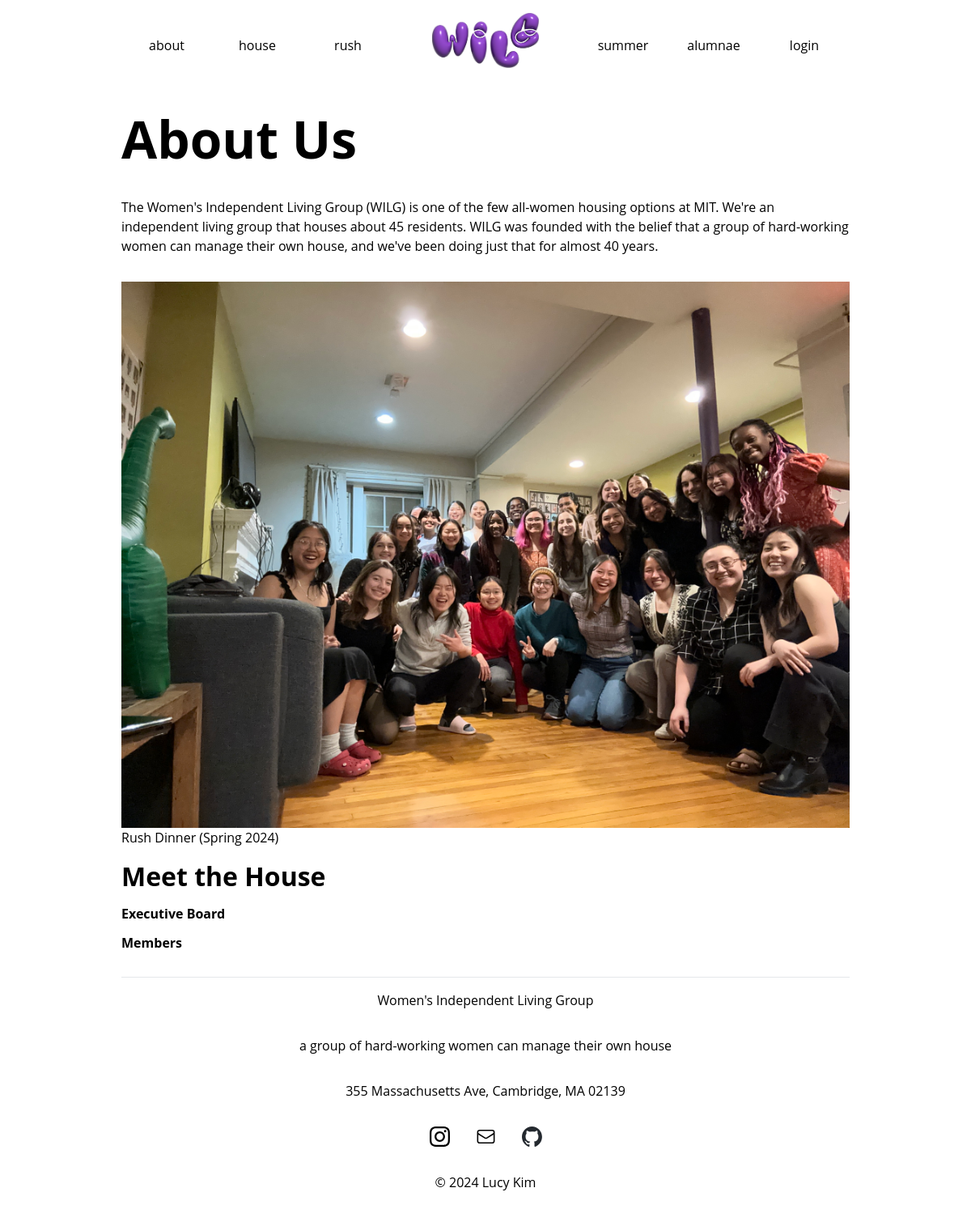
Page /about/ on the earlier database version.
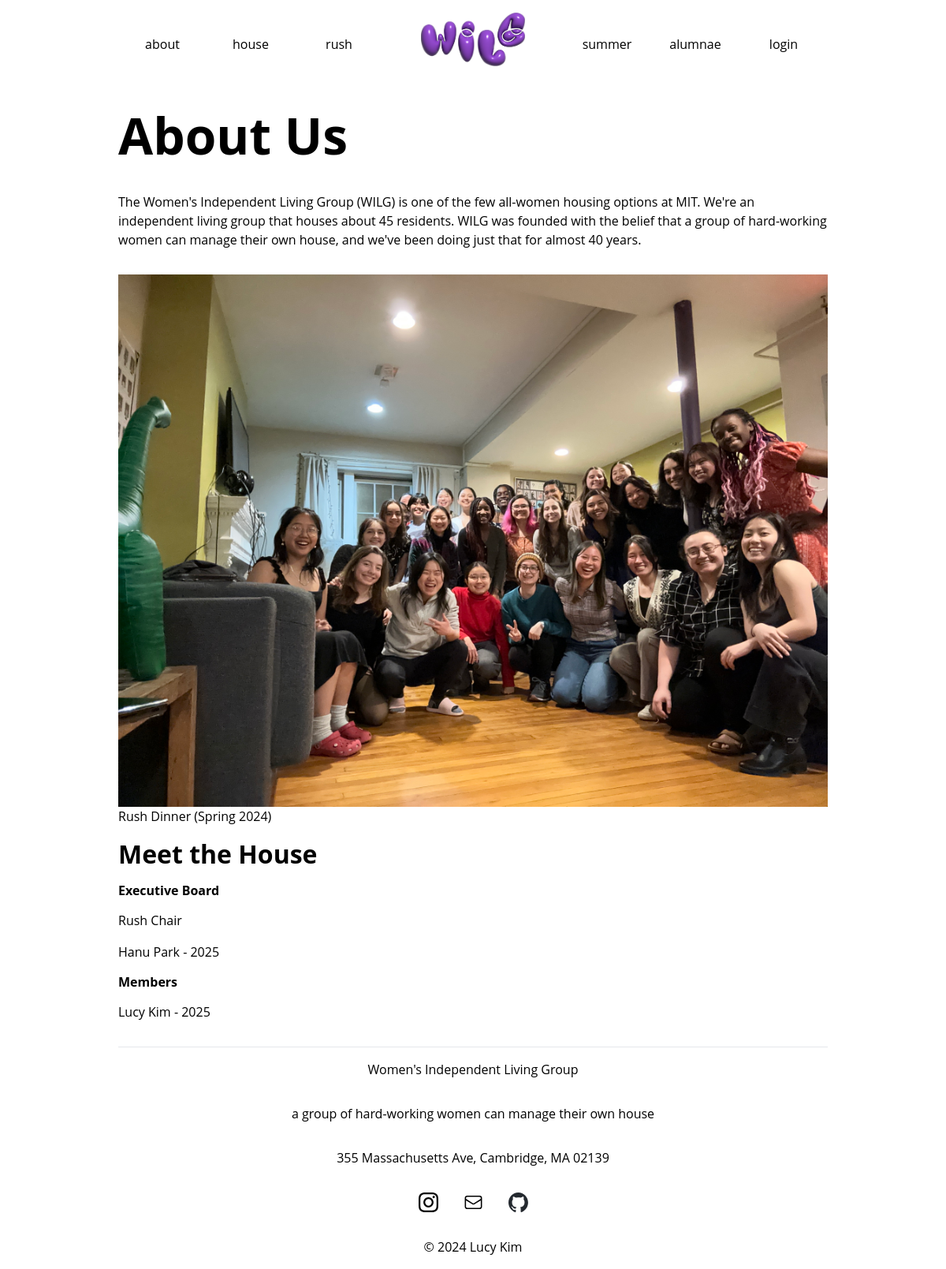
Same page on the later database version.
### wilg_website/models.py (models this page shows, shortened)
class Member(models.Model):
    id = models.AutoField(primary_key=True)
    name = models.CharField(max_length=100)
    classyear = models.PositiveIntegerField()
    description = models.TextField(default="wilglette")
    exec_position = models.CharField(
        max_length=100,
        choices=[(exec.name, exec.value) for exec in Exec],
        default=Exec.MEMBER.name
    )

### wilg_website/views.py (the view)
# urls.py: path("about/", views.about, name="about"),
def about(request):
    members = Member.objects.all()
    execs = list(Exec)
    positions = dict()
    for member in members:
        try:
            positions[member.exec_position].add(member.id)
        except KeyError:
            print("How is there a key error on a defaultdict?")
            positions[member.exec_position] = set()
            positions[member.exec_position].add(member.id)
    print("positions are:", positions)
    return render(request, "pages/about.html", {"execs": execs, "members": members, "positions": positions})

### wilg_website/templates/pages/about.html (shortened to what this page needs)
{% extends 'pages/base.html' %}
{% load static %}
{% block content %}
<h1>About Us</h1>
<p class="py-4">
    The Women's Independent Living Group (WILG) is one of the few all-women housing options at MIT. We're an independent
    living group that houses about 45 residents. WILG was founded with the belief that a group of hard-working women can
    manage their own house, and we've been doing just that for almost 40 years.
</p>
<div>
    <img src="{% static 'wilg_website/images/pages/rush_dinner.jpg' %}" alt="wilg rush" width="100%">
    <caption>Rush Dinner (Spring 2024) </caption>
</div>
<h2>Meet the House</h2>
<h3>Executive Board</h3>
{% for exec in execs %}
{% for position, id in positions.items %}
{% if exec.name == position and exec.name != "MEMBER" %}
<p>{{ exec.value }}</p>
{% for member in members %}
{% if member.id in id %}
<p>{{ member.name }} - {{ member.classyear }}</p>
{% endif %}
{% endfor %}
{% endif %}
{% endfor %}
{% endfor %}
<h3>Members</h3>
{% for member in members %}
{% if member.exec_position == "MEMBER" %}
<p>{{ member.name }} - {{ member.classyear }}</p>
{% endif %}
{% endfor %}
{% endblock %}

### wilg_website/templates/pages/base.html (shortened to what this page needs)
{% load static %}
<!DOCTYPE html>
<html lang="en">
<head>
    <link rel="stylesheet" href="{% static 'wilg_website/css/dist/styles.css' %}">
</head>
<body>
    <div class="container w-3/4 mx-auto">
        <header class="py-4">
            <div class="flex">
                <div class="flex-1 flex justify-center items-end mr-auto mb-4">
                    <a href=" {% url 'about' %}"
                        class="mx-2 hover:text-wilg-purple hover:underline min-w-24 text-center">about</a>
                    <a href="{% url 'house' %}"
                        class="mx-2 hover:text-wilg-purple hover:underline min-w-24 text-center">house</a>
                    <a href="{% url 'rush' %}"
                        class="mx-2 hover:text-wilg-purple hover:underline min-w-24 text-center">rush</a>
                </div>
                <div class="mx-12 flex items-end justify-center">
                    <a href="{% url 'home' %}">
                        <img src="{% static 'wilg_website/images/icons/logo.png' %}" alt="wilg logo" width="300">
                    </a>
                </div>
                <div class="flex-1 flex justify-center items-end ml-auto mb-4">
                    <a href="{% url 'summer' %}"
                        class="mx-2 hover:text-wilg-purple hover:underline min-w-24 text-center">summer</a>
                    <a href="{% url 'alumnae' %}"
                        class="mx-2 hover:text-wilg-purple hover:underline min-w-24 text-center">alumnae</a>
                    <a href="{% url 'login' %}"
                        class="mx-2 hover:text-wilg-purple hover:underline min-w-24 text-center">login</a>
                </div>
            </div>
        </header>
        <main class="py-4">
            <body>
                {% block content %}
                {% endblock %}
            </body>
        </main>
        <footer class="flex flex-col items-center">
            <hr class="w-full">
            <p>Women's Independent Living Group</p>
            <p>a group of hard-working women can manage their own house</p>
            <p>355 Massachusetts Ave, Cambridge, MA 02139</p>
            <nav class="py-4">
                <ul class="flex justify-center items-center">
                    <li class="mx-4">
                        <a href="https://www.instagram.com/wilg.mit">
                            <img src="{% static 'wilg_website/images/icons/insta_icon.svg' %}" alt="wilgstagram"
                                width="25" height="25">
                        </a>
                    </li>
                    <li class="mx-4"><a href="mailto:wilg-rush-chairs@mit.edu"><img
                                src="{% static 'wilg_website/images/icons/mail_icon.svg' %}" alt="wilg-mail" width="25"
                                height="25"></a>
                    </li>
                    <li class="mx-4"><a href="https://github.com/lvcyklm02/wilg"><img
                                src="{% static 'wilg_website/images/icons/github_icon.svg' %}" alt="repo" width="25"
                                height="25"></a>
                    </li>
                </ul>
            </nav>
            <p>
                &copy; 2024 Lucy Kim
            </p>
        </footer>
    </div>
</body>
</html>

Differences in the rows shown:
added Member: name "Hanu Park", classyear "2025", shown under "Rush Chair"
added Member: name "Lucy Kim", classyear "2025", shown under "Members"
Other differences:
new list line: "Rush Chair"
